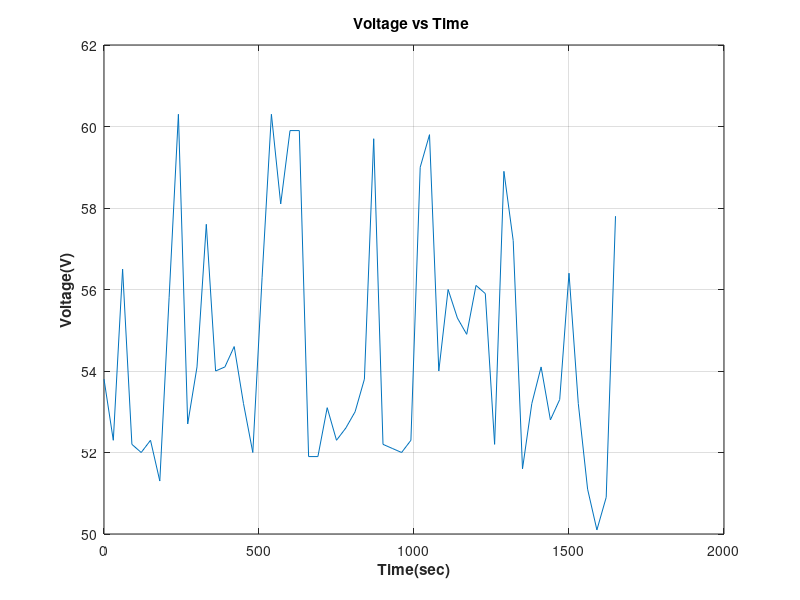

This figure's MATLAB source:
voltage = [53.8 52.3 56.5 52.2 52.0 52.3 51.3 55.8 60.3 52.7 54.1 57.6 54.0 54.1 54.6 53.2 52.0 56.3 60.3 58.1 59.9 59.9 51.9 51.9 53.1 52.3 52.6 53.0 53.8 59.7 52.2 52.1 52.0 52.3 59.0 59.8 54.0 56.0 55.3 54.9 56.1 55.9 52.2 58.9 57.2 51.6 53.2 54.1 52.8 53.3 56.4 53.2 51.1 50.1 50.9 57.8] 
time = 0:30:1650
plot(time,voltage),xlabel('Time(sec)','FontWeight','bold'),ylabel('Voltage(V)','FontWeight','bold'),grid on,title('Voltage vs Time ','FontWeight','bold')